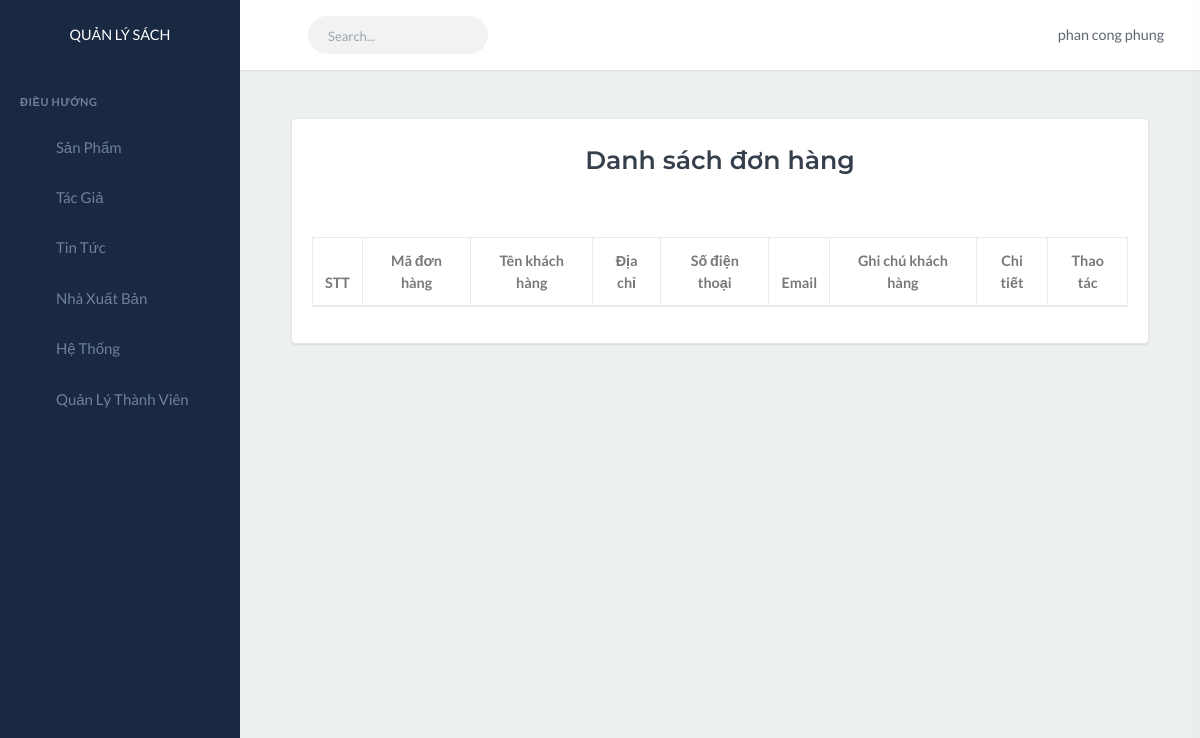
The app's page /?action=admin-order (signed in), older data.
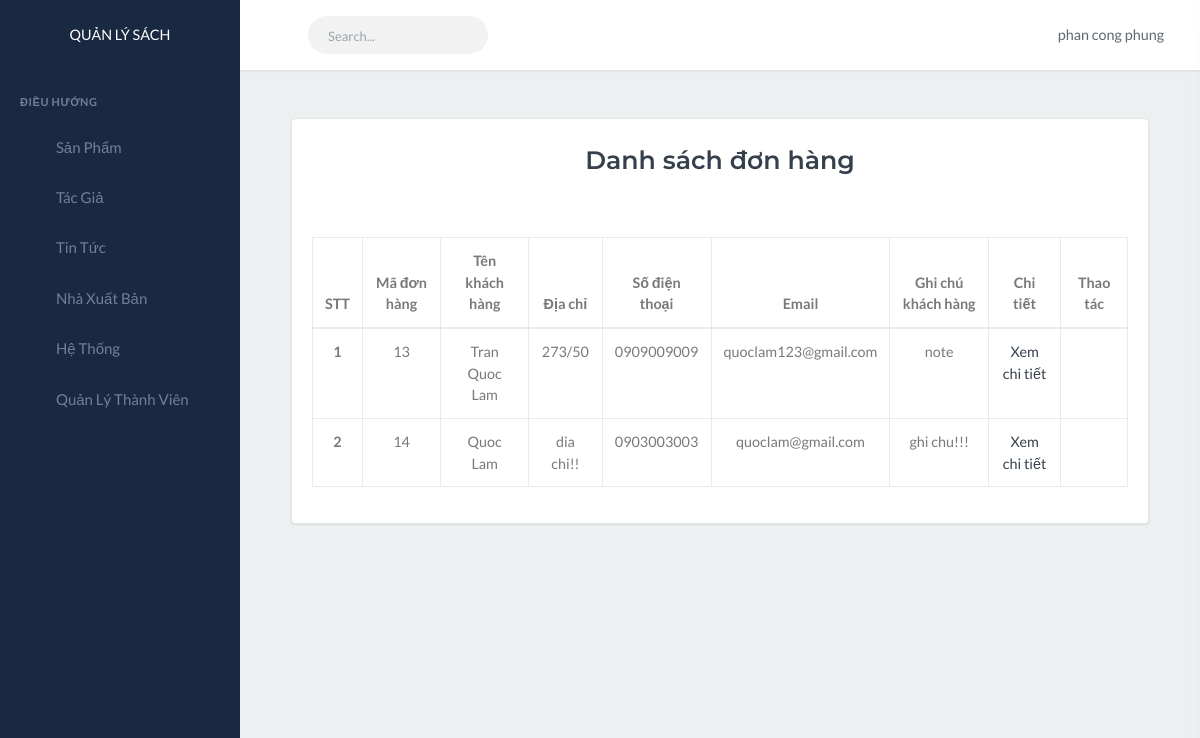
The same page, newer data.
### tables this page shows
CREATE TABLE `order` (
  `id` int(9) NOT NULL,
  `firstname` varchar(255) NOT NULL,
  `lastname` varchar(255) NOT NULL,
  `address` varchar(255) NOT NULL,
  `phone` varchar(255) NOT NULL,
  `email` varchar(255) NOT NULL,
  `note` text NOT NULL,
  `created_at` datetime NOT NULL,
  `updated_at` datetime NOT NULL
);

### views/admin/AdminView.php (called while the page is built, shortened)
<?php
class AdminView
{
    public function order($orderItem){
        require_once("templates/admin/orders/index.php");
    }
}

### controllers/AdminController.php (called while the page is built, shortened)
<?php
class AdminController
{
    public function order(){
        $orderModel = new OrderModel();
        $orderItem = $orderModel->getAllOrder();
        require_once('views/admin/AdminView.php');
        $loginView = new AdminView();
        $loginView->order($orderItem);
    }
}

### models/admin/OrderModel.php (called while the page is built, shortened)
<?php
class OrderModel
{
    public function getAllOrder()
    {
        $conn = mysqli_connect('localhost', 'root', '', 'qlbansach');
        mysqli_set_charset($conn, "utf8");
        $result = $conn->query("SELECT * FROM `order`");
        $orders = array();
        if ($result->num_rows > 0) {
            while ($order = mysqli_fetch_assoc($result)) {
                $orders[] = $order;
            };
        }
        return $orders;
    }
}

### templates/admin/orders/index.php (the view, shortened to what this page needs)
<?php include('templates/admin/layouts/header.php'); ?>
<div class="content-page">
    <div class="content">
        <div class="row">
            <div class="col-12 mx-auto p-5">
                <div class="card">
                    <div class="card-title text-center p-3 mx-auto">
                        <h3 class="font-weight-bold"> Danh sách đơn hàng</h3>
                    </div>
                    <div class="card-body">
                        <table class="table table-bordered">
                            <thead>
                                <tr>
                                    <th scope="col" class="text-center">STT</th>
                                    <th scope="col" class="text-center">Mã đơn hàng</th>
                                    <th scope="col" class="text-center">Tên khách hàng</th>
                                    <th scope="col" class="text-center">Địa chỉ</th>
                                    <th scope="col" class="text-center">Số điện thoại</th>
                                    <th scope="col" class="text-center">Email</th>
                                    <th scope="col" class="text-center">Ghi chú khách hàng</th>
                                    <th scope="col" class="text-center">Chi tiết</th>
                                    <th scope="col" class="text-center">Thao tác</th>
                                </tr>
                            </thead>
                            <tbody>
                                <?php
                                $num = 1;
                                foreach ($orderItem as $item) :
                                ?>
                                    <tr>
                                        <th scope="row" class="text-center"><?= $num++ ?></th>
                                        <td class="text-center"><?= $item['id'] ?></td>
                                        <td class="text-center"><?= $item['lastname'] ?> <?= $item['firstname'] ?></td>
                                        <td class="text-center"><?= $item['address'] ?></td>
                                        <td class="text-center"><?= $item['phone'] ?></td>
                                        <td class="text-center"><?= $item['email'] ?></td>
                                        <td class="text-center"><?= $item['note'] ?></td>
                                        <td class="text-center"><a href="?action=admin-order-detail&odid=<?= $item['id'] ?>">Xem chi tiết</a></td>
                                        <td class="text-center">
                                            <a href="?action=admin-edit-order&oid=<?= $item['id'] ?>"><i class="fa fa-edit" aria-hidden="true"></i></a>
                                        </td>
                                    </tr>
                                <?php endforeach; ?>
                            </tbody>
                        </table>
                    </div>
                </div>
            </div>
        </div>
    </div>
</div>
<?php include('templates/admin/layouts/footer.php'); ?>

### index.php (shortened to what this page needs)
<?php
$action = isset($_GET['action']) ? $_GET['action'] : "";
require_once 'controllers/AdminController.php';
$homeController = new HomeController;
$adminController = new AdminController;
if ($action == 'home') {
    $homeController->index();
} else if ($action == 'blogs') {
    $homeController->blogs();
} else if (strstr($action, 'postId')) {
    $id = explode('-', strstr($action, 'postId'));
    $homeController->blogDetail($id[1]);
} else if (strstr($action, 'productCategoryId')) {
    $id = explode('-', strstr($action, 'productCategoryId'));
    $homeController->productByCategoryId($id[1]);
}else if ($action == 'products') {
    $homeController->products();
} else if ($action == 'contact') {
    $homeController->contact();
} else if (strstr($action, 'productId')) {
    $id = explode('-', strstr($action, 'productId'));
    $homeController->productId($id[1]);
} else if ($action == 'addToCart') {
    $homeController->addToCart();
} else if ($action == 'cart') {
    $homeController->cart();
} else if ($action == 'order') {
    $homeController->order();
} else if ($action == 'payment') {
    $homeController->payment();
} else if (strstr($action, 'deleteCartId')) {
    $id = explode('-', strstr($action, 'deleteCartId'));
    $homeController->deleteCart($id[1]);
} else if ($action == 'success') {
    $homeController->success();
} else if (isset($_GET['search'])) {
    $homeController->search();
}
else if ($action == 'login') {
    $adminController->login();
} else if ($action == 'logout') {
    $adminController->logout();
} else if ($action == 'dashboard') {
    $adminController->index();
} else if ($action == 'admin-publisher') {
    $adminController->publisher();
} else if ($action == 'admin-add-publisher') {
    $adminController->addPublisher();
} else if ($action == 'admin-delete-publisher') {
    $adminController->deletePublisher();
} else if ($action == 'admin-edit-publisher') {
    $adminController->editPublisher();
} else if ($action == 'admin-author') {
    $adminController->author();
} else if ($action == 'admin-add-author') {
    $adminController->addAuthor();
} else if ($action == 'admin-delete-author') {
    $adminController->deleteAuthor();
} else if ($action == 'admin-edit-author') {
    $adminController->editAuthor();
} else if ($action == 'userlist') {
    $adminController->userlist();
} else if ($action == 'user-delete') {
    $adminController->delete();
} else if (strstr($action, 'fixuserId')) {
    $adminController->fixuser();
} else if ($action == 'user-add') {
    $adminController->adduser();
} else if ($action == 'admin-product') {
    $adminController->productList();
} else if ($action == 'admin-add-product') {
    $adminController->addproduct();
} else if ($action == 'admin-edit-product') {
    $adminController->editProduct();
} else if ($action == 'admin-post') {
    $adminController->PostList();
} else if ($action == 'admin-add-post') {
    $adminController->addPost();
} else if ($action == 'admin-edit-post') {
    $adminController->editPost();
} else if ($action == 'admin-productCategory') {
    $adminController->productCategoryList();
} else if ($action == 'admin-add-productCategory') {
    $adminController->addProductCategory();
} else if ($action == 'admin-edit-productCategory') {
    $adminController->editProductCategory();
} else if ($action == 'admin-postCategory') {
    $adminController->postCategoryList();
} else if ($action == 'admin-add-postCategory') {
    $adminController->addPostCategory();
} else if ($action == 'admin-edit-postCategory') {
    $adminController->editPostCategory();
} else if ($action == 'admin-setting') {
    $adminController->setting();
} else if ($action == 'admin-add-setting') {
    $adminController->addSetting();
} else if ($action == 'admin-edit-setting') {
    $adminController->editSetting();
} else if ($action == 'admin-delete-setting') {
    $adminController->deleteSetting();
} else if ($action == 'admin-order') {
    $adminController->order();
} else if ($action == 'admin-edit-order') {
    $adminController->editOrder();
} else if ($action == 'admin-order-detail') {
    $adminController->orderDetail();
} else if ($action == 'admin-edit-postCategory') {
    $adminController->editPostCategory();
} else {
    echo "404 ERROR";
}

### templates/admin/layouts/header.php (shortened to what this page needs)
<!DOCTYPE html>
<html lang="en">
<head>
    <link href="templates/admin/assets\libs\sweetalert2\sweetalert2.min.css" rel="stylesheet" type="text/css">
    <link href="templates/admin/assets\css\bootstrap.min.css" rel="stylesheet" type="text/css"
        id="bootstrap-stylesheet">
    <link href="templates/admin/assets\css\icons.min.css" rel="stylesheet" type="text/css">
    <link href="templates/admin/assets\css\app.min.css" rel="stylesheet" type="text/css" id="app-stylesheet">
    <link href="templates/admin/assets\css\custom.css" rel="stylesheet" type="text/css" id="app-stylesheet">
</head>
<body>
    <div id="wrapper">
        <div class="navbar-custom">
            <ul class="list-unstyled topnav-menu float-right mb-0">
                <li class="dropdown notification-list">
                    <a class="nav-link dropdown-toggle nav-user mr-0 waves-effect" data-toggle="dropdown" href="#"
                        role="button" aria-haspopup="false" aria-expanded="false">
                        <span class="pro-user-name ml-1">
                            <?= $_SESSION['admin'][0]['firstName'] . " " . $_SESSION['admin'][0]['lastName'] ?> <i
                                class="mdi mdi-chevron-down"></i>
                        </span>
                    </a>
                </li>
            </ul>
            <div class="logo-box">
                <a href="?action=dashboard" class="logo text-center logo-light">
                    <span class="logo-lg text-white text-uppercase">
                       Quản lý sách
                    </span>
                </a>
            </div>
            <ul class="list-unstyled topnav-menu topnav-menu-left m-0">
                <li>
                    <button class="button-menu-mobile waves-effect">
                        <i class="mdi mdi-menu"></i>
                    </button>
                </li>
                <li class="d-none d-lg-block">
                    <form class="app-search">
                        <div class="app-search-box">
                            <div class="input-group">
                                <input type="text" class="form-control" placeholder="Search...">
                                <div class="input-group-append">
                                    <button class="btn" type="submit">
                                        <i class="fas fa-search"></i>
                                    </button>
                                </div>
                            </div>
                        </div>
                    </form>
                </li>
            </ul>
        </div>
        <div class="left-side-menu">
            <div class="slimscroll-menu">
                <div id="sidebar-menu">
                    <ul class="metismenu" id="side-menu">
                        <li class="menu-title">Điều Hướng</li>
                        <?php
                        if ($_SESSION['admin'][0]['id_role'] == 1) : ?>
                        <li>
                            <a href="javascript: void(0);" class="waves-effect">
                                <i class="ion-md-speedometer"></i>
                                <span> Sản Phẩm</span>
                                <span class="menu-arrow"></span>
                            </a>
                        </li>
                        <li>
                            <a href="javascript: void(0);" class="waves-effect">
                                <i class="ion-md-mail"></i>
                                <span>Tác Giả</span>
                                <span class="menu-arrow"></span>
                            </a>
                        </li>
                        <li>
                            <a href="javascript: void(0);" class="waves-effect">
                                <i class="ion-md-map"></i>
                                <span> Tin Tức</span>
                                <span class="menu-arrow"></span>
                            </a>
                        </li>
                        <li>
                            <a href="javascript: void(0);" class="waves-effect">
                                <i class="ion-md-mail"></i>
                                <span>Nhà Xuất Bản</span>
                                <span class="menu-arrow"></span>
                            </a>
                        </li>
                        <li>
                            <a href="javascript: void(0);" class="waves-effect">
                                <i class="ion-md-mail"></i>
                                <span> Hệ Thống</span>
                                <span class="menu-arrow"></span>
                            </a>
                        </li>
                        <li>
                            <a href="javascript: void(0);" class="waves-effect">
                                <i class="ion-md-mail"></i>
                                <span>Quản Lý Thành Viên</span>
                                <span class="menu-arrow"></span>
                            </a>
                        </li>
                        <?php endif; ?>
                    </ul>
                </div>
            </div>
        </div>

### templates/admin/layouts/footer.php (shortened to what this page needs)
</div>
</body>
</html>

Row changes from the older to the newer data that the page shows:
added order: id "13", lastname "Tran Quoc", firstname "Lam", address "273/50", phone "0909009009", email "quoclam123@gmail.com", note "note"
added order: id "14", lastname "Quoc", firstname "Lam", address "dia chi!!", phone "0903003003", email "quoclam@gmail.com", note "ghi chu!!!"
